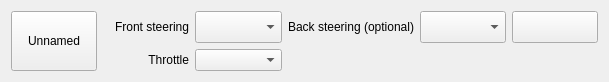
<?xml version="1.0" encoding="UTF-8"?>
<ui version="4.0">
 <class>WheeledMtlobeWidget</class>
 <widget class="QWidget" name="WheeledMtlobeWidget">
  <property name="geometry">
   <rect>
    <x>0</x>
    <y>0</y>
    <width>609</width>
    <height>81</height>
   </rect>
  </property>
  <property name="windowTitle">
   <string>Form</string>
  </property>
  <layout class="QGridLayout" name="gridLayout">
   <item row="0" column="2">
    <widget class="ActuatorSelector" name="comboBoxLimitSwitchStartPin">
     <property name="enabled">
      <bool>true</bool>
     </property>
     <property name="sizePolicy">
      <sizepolicy hsizetype="Minimum" vsizetype="Minimum">
       <horstretch>0</horstretch>
       <verstretch>0</verstretch>
      </sizepolicy>
     </property>
     <property name="toolTip">
      <string>The actuator responsible for steering the forward facing set of wheels.</string>
     </property>
    </widget>
   </item>
   <item row="0" column="1">
    <widget class="QLabel" name="label">
     <property name="sizePolicy">
      <sizepolicy hsizetype="Minimum" vsizetype="Minimum">
       <horstretch>0</horstretch>
       <verstretch>0</verstretch>
      </sizepolicy>
     </property>
     <property name="text">
      <string>Front steering</string>
     </property>
     <property name="alignment">
      <set>Qt::AlignRight|Qt::AlignTrailing|Qt::AlignVCenter</set>
     </property>
    </widget>
   </item>
   <item row="0" column="3">
    <widget class="QLabel" name="label_3">
     <property name="sizePolicy">
      <sizepolicy hsizetype="Minimum" vsizetype="Minimum">
       <horstretch>0</horstretch>
       <verstretch>0</verstretch>
      </sizepolicy>
     </property>
     <property name="text">
      <string>Back steering (optional)</string>
     </property>
     <property name="alignment">
      <set>Qt::AlignRight|Qt::AlignTrailing|Qt::AlignVCenter</set>
     </property>
    </widget>
   </item>
   <item row="1" column="2">
    <widget class="ActuatorSelector" name="comboBoxLimitSwitchStartPin_2">
     <property name="enabled">
      <bool>true</bool>
     </property>
     <property name="sizePolicy">
      <sizepolicy hsizetype="Minimum" vsizetype="Minimum">
       <horstretch>0</horstretch>
       <verstretch>0</verstretch>
      </sizepolicy>
     </property>
     <property name="toolTip">
      <string>The actuator representing the forward motion of the vehicle.</string>
     </property>
    </widget>
   </item>
   <item row="0" column="4">
    <widget class="ActuatorSelector" name="comboBoxLimitSwitchStartPin_3">
     <property name="enabled">
      <bool>true</bool>
     </property>
     <property name="sizePolicy">
      <sizepolicy hsizetype="Minimum" vsizetype="Minimum">
       <horstretch>0</horstretch>
       <verstretch>0</verstretch>
      </sizepolicy>
     </property>
     <property name="toolTip">
      <string>The actuator responsible for steering the backward facing set of wheels.</string>
     </property>
    </widget>
   </item>
   <item row="1" column="1">
    <widget class="QLabel" name="label_2">
     <property name="sizePolicy">
      <sizepolicy hsizetype="Minimum" vsizetype="Minimum">
       <horstretch>0</horstretch>
       <verstretch>0</verstretch>
      </sizepolicy>
     </property>
     <property name="text">
      <string>Throttle</string>
     </property>
     <property name="alignment">
      <set>Qt::AlignRight|Qt::AlignTrailing|Qt::AlignVCenter</set>
     </property>
    </widget>
   </item>
   <item row="0" column="0" rowspan="2">
    <widget class="QPushButton" name="pushButtonName">
     <property name="sizePolicy">
      <sizepolicy hsizetype="Minimum" vsizetype="Minimum">
       <horstretch>0</horstretch>
       <verstretch>0</verstretch>
      </sizepolicy>
     </property>
     <property name="toolTip">
      <string>Click to change the name of this actuator</string>
     </property>
     <property name="text">
      <string>Unnamed</string>
     </property>
    </widget>
   </item>
   <item row="0" column="5">
    <widget class="QPushButton" name="pushButtonDelete">
     <property name="sizePolicy">
      <sizepolicy hsizetype="Minimum" vsizetype="Minimum">
       <horstretch>0</horstretch>
       <verstretch>0</verstretch>
      </sizepolicy>
     </property>
     <property name="minimumSize">
      <size>
       <width>32</width>
       <height>32</height>
      </size>
     </property>
     <property name="text">
      <string/>
     </property>
     <property name="icon">
      <iconset>
       <normaloff>:/icons/trash.svg</normaloff>:/icons/trash.svg</iconset>
     </property>
    </widget>
   </item>
  </layout>
 </widget>
 <customwidgets>
  <customwidget>
   <class>ActuatorSelector</class>
   <extends>QComboBox</extends>
   <header location="global">widgets/ardumy/ActuatorSelector.hpp</header>
  </customwidget>
 </customwidgets>
 <resources/>
 <connections/>
</ui>
